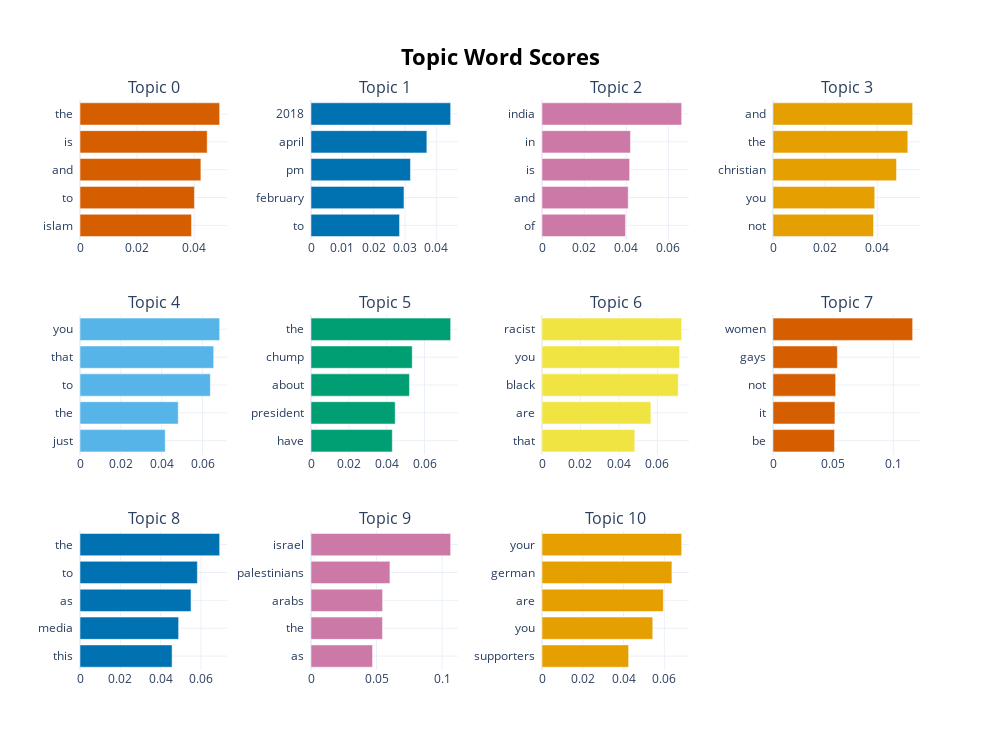

Notebook cell for this chart:
### Code cell
raw_topic_models[2] = BERTopic(language="english", calculate_probabilities=True, verbose=True)
raw_topic_models[2], _, _ = train_and_save(temp_model, raw_gen_docs[2])

raw_topic_models[2].visualize_barchart(top_n_topics=20)

### Figure 1 — Plotly figure (JSON) as saved in the notebook; plotly's stock layout.template omitted (floating-point values rounded to 4 significant figures)
{"data": [{"marker": {"color": "#D55E00"}, "orientation": "h", "type": "bar", "x": [0.03906, 0.04008, 0.04235, 0.04455, 0.04892], "xaxis": "x", "y": ["islam  ", "to  ", "and  ", "is  ", "the  "], "yaxis": "y"}, {"marker": {"color": "#0072B2"}, "orientation": "h", "type": "bar", "x": [0.02826, 0.02967, 0.03175, 0.03697, 0.04456], "xaxis": "x2", "y": ["to  ", "february  ", "pm  ", "april  ", "2018  "], "yaxis": "y2"}, {"marker": {"color": "#CC79A7"}, "orientation": "h", "type": "bar", "x": [0.03964, 0.04092, 0.04159, 0.04199, 0.06629], "xaxis": "x3", "y": ["of  ", "and  ", "is  ", "in  ", "india  "], "yaxis": "y3"}, {"marker": {"color": "#E69F00"}, "orientation": "h", "type": "bar", "x": [0.03854, 0.039, 0.04734, 0.05169, 0.05353], "xaxis": "x4", "y": ["not  ", "you  ", "christian  ", "the  ", "and  "], "yaxis": "y4"}, {"marker": {"color": "#56B4E9"}, "orientation": "h", "type": "bar", "x": [0.04173, 0.0481, 0.06381, 0.06545, 0.06837], "xaxis": "x5", "y": ["just  ", "the  ", "to  ", "that  ", "you  "], "yaxis": "y5"}, {"marker": {"color": "#009E73"}, "orientation": "h", "type": "bar", "x": [0.04296, 0.04448, 0.05202, 0.05349, 0.07378], "xaxis": "x6", "y": ["have  ", "president  ", "about  ", "chump  ", "the  "], "yaxis": "y6"}, {"marker": {"color": "#F0E442"}, "orientation": "h", "type": "bar", "x": [0.04821, 0.05659, 0.07081, 0.07153, 0.07259], "xaxis": "x7", "y": ["that  ", "are  ", "black  ", "you  ", "racist  "], "yaxis": "y7"}, {"marker": {"color": "#D55E00"}, "orientation": "h", "type": "bar", "x": [0.05111, 0.0515, 0.05209, 0.05354, 0.1161], "xaxis": "x8", "y": ["be  ", "it  ", "not  ", "gays  ", "women  "], "yaxis": "y8"}, {"marker": {"color": "#0072B2"}, "orientation": "h", "type": "bar", "x": [0.04567, 0.0489, 0.05505, 0.0582, 0.06924], "xaxis": "x9", "y": ["this  ", "media  ", "as  ", "to  ", "the  "], "yaxis": "y9"}, {"marker": {"color": "#CC79A7"}, "orientation": "h", "type": "bar", "x": [0.04695, 0.05452, 0.05461, 0.06023, 0.1065], "xaxis": "x10", "y": ["as  ", "the  ", "arabs  ", "palestinians  ", "israel  "], "yaxis": "y10"}, {"marker": {"color": "#E69F00"}, "orientation": "h", "type": "bar", "x": [0.04247, 0.05432, 0.0595, 0.06371, 0.06849], "xaxis": "x11", "y": ["supporters  ", "you  ", "are  ", "german  ", "your  "], "yaxis": "y11"}], "layout": {"annotations": [{"font": {"size": 16}, "showarrow": false, "text": "Topic 0", "x": 0.0875, "xanchor": "center", "xref": "paper", "y": 1, "yanchor": "bottom", "yref": "paper"}, {"font": {"size": 16}, "showarrow": false, "text": "Topic 1", "x": 0.3625, "xanchor": "center", "xref": "paper", "y": 1, "yanchor": "bottom", "yref": "paper"}, {"font": {"size": 16}, "showarrow": false, "text": "Topic 2", "x": 0.6375, "xanchor": "center", "xref": "paper", "y": 1, "yanchor": "bottom", "yref": "paper"}, {"font": {"size": 16}, "showarrow": false, "text": "Topic 3", "x": 0.9125, "xanchor": "center", "xref": "paper", "y": 1, "yanchor": "bottom", "yref": "paper"}, {"font": {"size": 16}, "showarrow": false, "text": "Topic 4", "x": 0.0875, "xanchor": "center", "xref": "paper", "y": 0.6222, "yanchor": "bottom", "yref": "paper"}, {"font": {"size": 16}, "showarrow": false, "text": "Topic 5", "x": 0.3625, "xanchor": "center", "xref": "paper", "y": 0.6222, "yanchor": "bottom", "yref": "paper"}, {"font": {"size": 16}, "showarrow": false, "text": "Topic 6", "x": 0.6375, "xanchor": "center", "xref": "paper", "y": 0.6222, "yanchor": "bottom", "yref": "paper"}, {"font": {"size": 16}, "showarrow": false, "text": "Topic 7", "x": 0.9125, "xanchor": "center", "xref": "paper", "y": 0.6222, "yanchor": "bottom", "yref": "paper"}, {"font": {"size": 16}, "showarrow": false, "text": "Topic 8", "x": 0.0875, "xanchor": "center", "xref": "paper", "y": 0.2444, "yanchor": "bottom", "yref": "paper"}, {"font": {"size": 16}, "showarrow": false, "text": "Topic 9", "x": 0.3625, "xanchor": "center", "xref": "paper", "y": 0.2444, "yanchor": "bottom", "yref": "paper"}, {"font": {"size": 16}, "showarrow": false, "text": "Topic 10", "x": 0.6375, "xanchor": "center", "xref": "paper", "y": 0.2444, "yanchor": "bottom", "yref": "paper"}], "height": 750, "hoverlabel": {"bgcolor": "white", "font": {"family": "Rockwell", "size": 16}}, "showlegend": false, "title": {"font": {"color": "Black", "size": 22}, "text": "<b>Topic Word Scores", "x": 0.5, "xanchor": "center", "yanchor": "top"}, "width": 1000, "xaxis": {"anchor": "y", "autorange": true, "domain": [0, 0.175], "range": [0, 0.05149], "showgrid": true, "type": "linear"}, "xaxis10": {"anchor": "y10", "autorange": true, "domain": [0.275, 0.45], "range": [0, 0.1121], "showgrid": true, "type": "linear"}, "xaxis11": {"anchor": "y11", "autorange": true, "domain": [0.55, 0.725], "range": [0, 0.07209], "showgrid": true, "type": "linear"}, "xaxis12": {"anchor": "y12", "domain": [0.825, 1], "showgrid": true}, "xaxis2": {"anchor": "y2", "autorange": true, "domain": [0.275, 0.45], "range": [0, 0.04691], "showgrid": true, "type": "linear"}, "xaxis3": {"anchor": "y3", "autorange": true, "domain": [0.55, 0.725], "range": [0, 0.06977], "showgrid": true, "type": "linear"}, "xaxis4": {"anchor": "y4", "autorange": true, "domain": [0.825, 1], "range": [0, 0.05635], "showgrid": true, "type": "linear"}, "xaxis5": {"anchor": "y5", "autorange": true, "domain": [0, 0.175], "range": [0, 0.07197], "showgrid": true, "type": "linear"}, "xaxis6": {"anchor": "y6", "autorange": true, "domain": [0.275, 0.45], "range": [0, 0.07767], "showgrid": true, "type": "linear"}, "xaxis7": {"anchor": "y7", "autorange": true, "domain": [0.55, 0.725], "range": [0, 0.07641], "showgrid": true, "type": "linear"}, "xaxis8": {"anchor": "y8", "autorange": true, "domain": [0.825, 1], "range": [0, 0.1222], "showgrid": true, "type": "linear"}, "xaxis9": {"anchor": "y9", "autorange": true, "domain": [0, 0.175], "range": [0, 0.07289], "showgrid": true, "type": "linear"}, "yaxis": {"anchor": "x", "autorange": true, "domain": [0.7556, 1], "range": [-0.5, 4.5], "showgrid": true, "type": "category"}, "yaxis10": {"anchor": "x10", "autorange": true, "domain": [0, 0.2444], "range": [-0.5, 4.5], "showgrid": true, "type": "category"}, "yaxis11": {"anchor": "x11", "autorange": true, "domain": [0, 0.2444], "range": [-0.5, 4.5], "showgrid": true, "type": "category"}, "yaxis12": {"anchor": "x12", "domain": [0, 0.2444], "showgrid": true}, "yaxis2": {"anchor": "x2", "autorange": true, "domain": [0.7556, 1], "range": [-0.5, 4.5], "showgrid": true, "type": "category"}, "yaxis3": {"anchor": "x3", "autorange": true, "domain": [0.7556, 1], "range": [-0.5, 4.5], "showgrid": true, "type": "category"}, "yaxis4": {"anchor": "x4", "autorange": true, "domain": [0.7556, 1], "range": [-0.5, 4.5], "showgrid": true, "type": "category"}, "yaxis5": {"anchor": "x5", "autorange": true, "domain": [0.3778, 0.6222], "range": [-0.5, 4.5], "showgrid": true, "type": "category"}, "yaxis6": {"anchor": "x6", "autorange": true, "domain": [0.3778, 0.6222], "range": [-0.5, 4.5], "showgrid": true, "type": "category"}, "yaxis7": {"anchor": "x7", "autorange": true, "domain": [0.3778, 0.6222], "range": [-0.5, 4.5], "showgrid": true, "type": "category"}, "yaxis8": {"anchor": "x8", "autorange": true, "domain": [0.3778, 0.6222], "range": [-0.5, 4.5], "showgrid": true, "type": "category"}, "yaxis9": {"anchor": "x9", "autorange": true, "domain": [0, 0.2444], "range": [-0.5, 4.5], "showgrid": true, "type": "category"}}}
